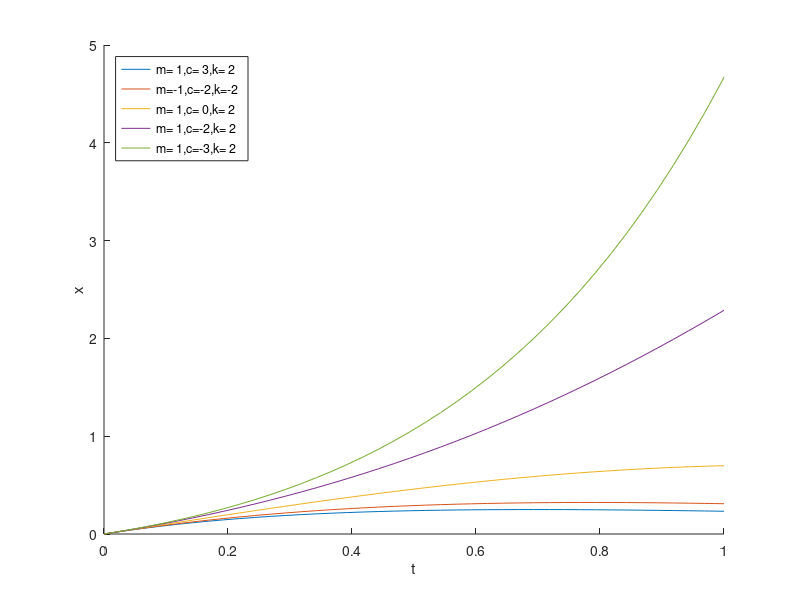

Write the MATLAB code that produced this figure. (Note: this script raises an error after producing the figure.)
clear; clc; close all;

% Description: Solves an IVP using ode45 and draws the phase portraits with
% solutions

f = @(t,x,m,c,k) [x(2); 1/m*(-c*x(2) - k*x(1))];

tStart = 0; tEnd = 1;
x0 = 0; dx0 = 1;

P = [ 1   3   2;
     -1  -2  -2;
      1   0   2;
      1  -2   2;
      1  -3   2];

% Solve ODE
figure(1)
xlabel('t')
ylabel('x')
for i = 1:size(P,1)
    m = P(i,1); c = P(i,2); k = P(i,3);
    hold on
    fun = @(t,x) f(t,x,m,c,k);
    [t,x] = ode45(fun,[tStart tEnd],[x0 dx0]);
    plot(t,x(:,1),'-','DisplayName',sprintf('m=%2d,c=%2d,k=%2d',m,c,k))
end    
legend('location','northwest') 

% Draw Phase-Portraits
tStart = 0; tEnd = 5;
x0 = 0; dx0 = 1;
for i = 1:size(P,1)
    m = P(i,1); c = P(i,2); k = P(i,3);
    fig = figure(i+1);
    fig.CurrentAxes = odephaseportrait(f,m,c,k,tStart,tEnd,x0,dx0); 
    title(sprintf('m=%2d,c=%2d,k=%2d',m,c,k))
end  
  
  function axesF = odephaseportrait(f,m,c,k,tStart,tEnd,x0,dx0) 
    
    fun = @(t,x) f(t,x,m,c,k);
    
    % Solve ODE
    [t,x] = ode45(fun,[tStart tEnd],[x0 dx0]);
    
    % Phase Portrait
    x1 = linspace(min(x(:,1)),max(x(:,1)),20);
    x2 = linspace(min(x(:,2)),max(x(:,2)),20);

    [x1,x2] = meshgrid(x1,x2);

    u = zeros(size(x1));
    v = zeros(size(x1));

    for i = 1:numel(x1)
        Xprime = fun(t,[x1(i); x2(i)]);
        u(i) = Xprime(1);
        v(i) = Xprime(2);
    end
    
    un = u./sqrt(u.^2+v.^2);
    vn = v./sqrt(u.^2+v.^2);
    quiver(x1,x2,un,vn,'AutoScaleFactor',0.5,'showArrowHead','off'); figure(gcf)
    xlabel('x_1')
    ylabel('x_2')
    axis tight equal;
    
    % Plotting solutions on the vector field
    hold on
    [~,ys] = ode45(fun,[tStart tEnd],[x0 dx0]);
    plot(ys(:,1),ys(:,2))
    plot(ys(1,1),ys(1,2),'bo') % starting point
    plot(ys(end,1),ys(end,2),'ks') % ending point
    hold off
    axesF = gca;
  end